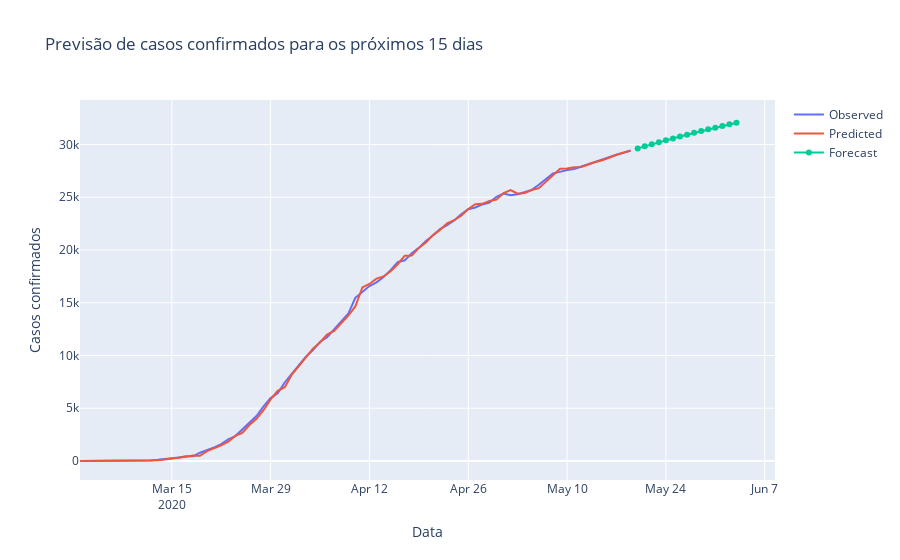

Here is the notebook cell this chart was saved with:
### Code cell
fig = go.Figure(go.Scatter(
    x=confirmados.index, y=confirmados, name='Observed'
))

fig.add_trace(go.Scatter(x=confirmados.index, y = modelo.predict_in_sample(), name='Predicted'))

fig.add_trace(go.Scatter(x=pd.date_range('2020-05-20', '2020-06-05'), y=modelo.predict(15), name='Forecast'))

fig.update_layout(title='Previsão de casos confirmados para os próximos 15 dias',
                 yaxis_title='Casos confirmados', xaxis_title='Data')
fig.show()
